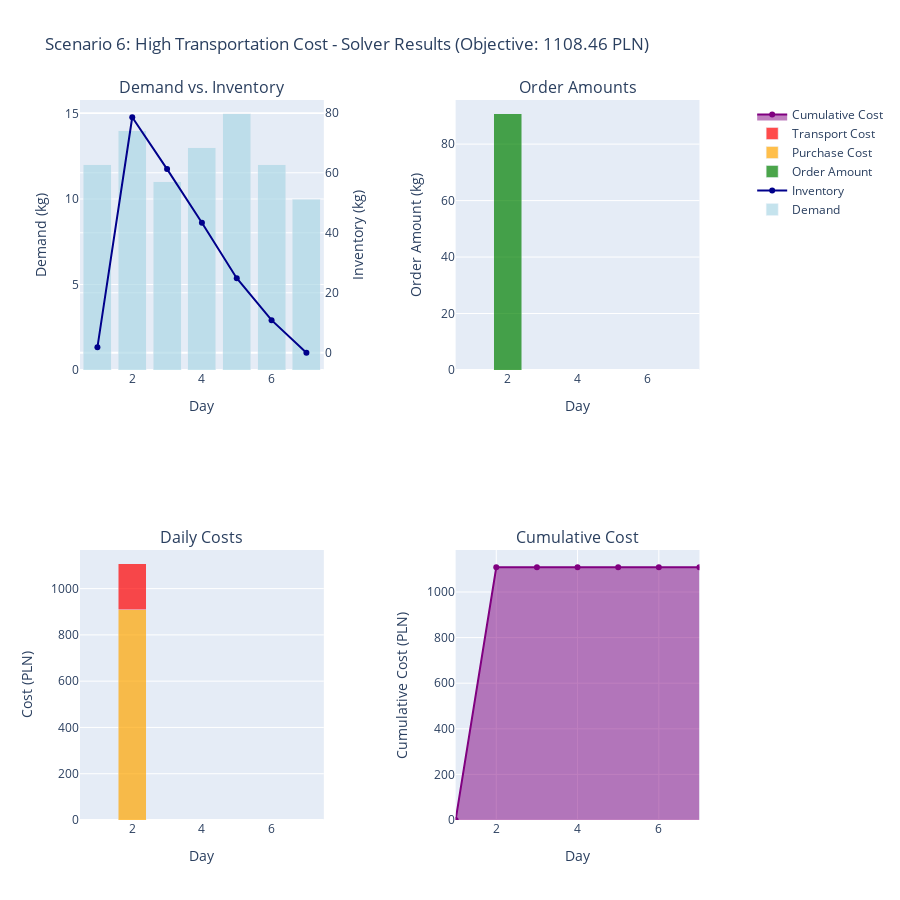

Notebook cell for this chart:
### Code cell
if sol6 and df6 is not None:
    plot_scenario("Scenario 6: High Transportation Cost", sol6, inp6, df6)

### Figure 1 — Plotly figure (JSON) as saved in the notebook; plotly's stock layout.template omitted (floating-point values rounded to 4 significant figures)
{"data": [{"marker": {"color": "lightblue"}, "name": "Demand", "opacity": 0.7, "type": "bar", "x": [1, 2, 3, 4, 5, 6, 7], "xaxis": "x", "y": [12, 14, 11, 13, 15, 12, 10], "yaxis": "y"}, {"line": {"color": "darkblue", "width": 2}, "mode": "lines+markers", "name": "Inventory", "type": "scatter", "x": [1, 2, 3, 4, 5, 6, 7], "xaxis": "x", "y": [1.8, 78.5, 61.22, 43.32, 24.86, 10.87, 0], "yaxis": "y2"}, {"marker": {"color": "green"}, "name": "Order Amount", "opacity": 0.7, "type": "bar", "x": [1, 2, 3, 4, 5, 6, 7], "xaxis": "x2", "y": [0, 90.85, 0, 0, 0, 0, 0], "yaxis": "y3"}, {"marker": {"color": "orange"}, "name": "Purchase Cost", "opacity": 0.7, "type": "bar", "x": [1, 2, 3, 4, 5, 6, 7], "xaxis": "x3", "y": [0.0, 908.5, 0.0, 0.0, 0.0, 0.0, 0.0], "yaxis": "y4"}, {"marker": {"color": "red"}, "name": "Transport Cost", "opacity": 0.7, "type": "bar", "x": [1, 2, 3, 4, 5, 6, 7], "xaxis": "x3", "y": [0.0, 200.0, 0.0, 0.0, 0.0, 0.0, 0.0], "yaxis": "y4"}, {"fill": "tozeroy", "line": {"color": "purple", "width": 2}, "mode": "lines+markers", "name": "Cumulative Cost", "type": "scatter", "x": [1, 2, 3, 4, 5, 6, 7], "xaxis": "x4", "y": [0.0, 1108.0, 1108.0, 1108.0, 1108.0, 1108.0, 1108.0], "yaxis": "y5"}], "layout": {"annotations": [{"font": {"size": 16}, "showarrow": false, "text": "Demand vs. Inventory", "x": 0.185, "xanchor": "center", "xref": "paper", "y": 1, "yanchor": "bottom", "yref": "paper"}, {"font": {"size": 16}, "showarrow": false, "text": "Order Amounts", "x": 0.755, "xanchor": "center", "xref": "paper", "y": 1, "yanchor": "bottom", "yref": "paper"}, {"font": {"size": 16}, "showarrow": false, "text": "Daily Costs", "x": 0.185, "xanchor": "center", "xref": "paper", "y": 0.375, "yanchor": "bottom", "yref": "paper"}, {"font": {"size": 16}, "showarrow": false, "text": "Cumulative Cost", "x": 0.755, "xanchor": "center", "xref": "paper", "y": 0.375, "yanchor": "bottom", "yref": "paper"}], "barmode": "stack", "height": 900, "showlegend": true, "title": {"text": "Scenario 6: High Transportation Cost - Solver Results (Objective: 1108.46 PLN)"}, "xaxis": {"anchor": "y", "domain": [0, 0.37], "title": {"text": "Day"}}, "xaxis2": {"anchor": "y3", "domain": [0.57, 0.94], "title": {"text": "Day"}}, "xaxis3": {"anchor": "y4", "domain": [0, 0.37], "title": {"text": "Day"}}, "xaxis4": {"anchor": "y5", "domain": [0.57, 0.94], "title": {"text": "Day"}}, "yaxis": {"anchor": "x", "domain": [0.625, 1], "title": {"text": "Demand (kg)"}}, "yaxis2": {"anchor": "x", "overlaying": "y", "side": "right", "title": {"text": "Inventory (kg)"}}, "yaxis3": {"anchor": "x2", "domain": [0.625, 1], "title": {"text": "Order Amount (kg)"}}, "yaxis4": {"anchor": "x3", "domain": [0, 0.375], "title": {"text": "Cost (PLN)"}}, "yaxis5": {"anchor": "x4", "domain": [0, 0.375], "title": {"text": "Cumulative Cost (PLN)"}}}}
